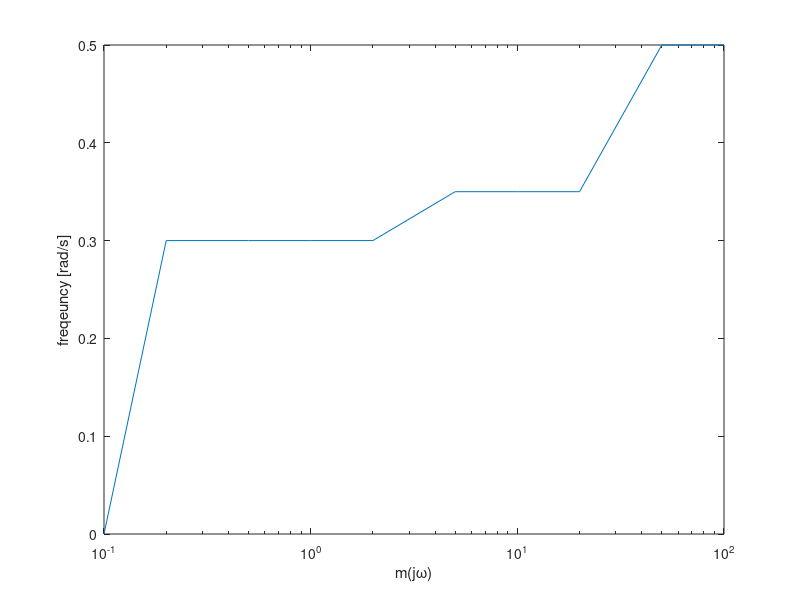

MATLAB code to generate this figure: (Note: this script raises an error after producing the figure.)
%% Example:Plant with uncertain uncertainty
%
%%
% The plant is given as 
%
% $$ P(s) = \frac{s+a}{1 + s \zeta / \omega_n + s^2 / \omega_n^2} $$
%  
% with uncertain paraetmers given as 
% 
% $$ k \in [2,5],~ a \in [1,3],~ \zeta \in [0.1,0.6],~ \omega_n \in [4,8]$$
% 
% and with uncertain uncertainty given as 
w = [0.1 0.2 0.5 1 2 5 10 20 50 100];
m = [0 0.3 0.3 0.3 0.3 0.35 0.35 0.35 0.5 0.5];
semilogx(w,m); xlabel('m(j\omega)'); ylabel('freqeuncy [rad/s]')
%%
% Define uncertain parameters:
k=qpar('k',2,2,5,8);
a=qpar('a',3,1,3,8);
z=qpar('z',0.6,0.1,0.6,8);
wn=qpar('wn',4,4,8,8);

%%
% Construct the numerator and denomerator and plant
num = [k*wn*wn k*wn*wn*a];
den = [1 2*z*wn wn*wn];
P = qplant(num,den)

%%
% compute the nominal and template by e.g. recurcive grid ans show the
% results
P.ctpl('recgrid',w);
P.cnom(logspace(-2,3,200));  
P.showtpl
%%
% Add the unstructored uncertainty unsing the command aunstruc - a shortcut
% for add unstructored uncertainty
P.aunstruc(w,m)

%%
% Now compute the templates again 
P.ctpl('recgrid',w);
P.showtpl
